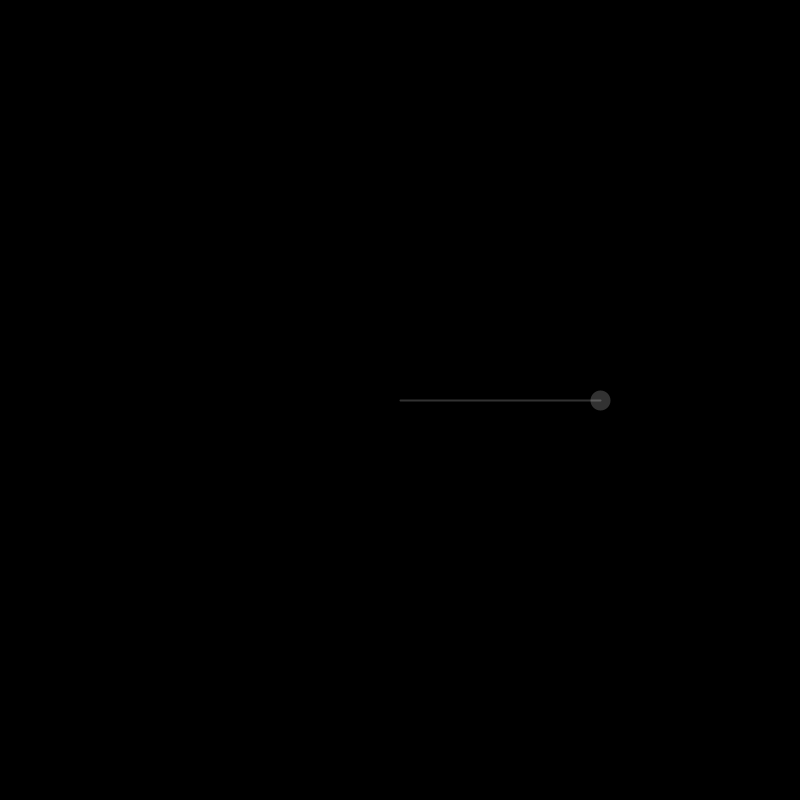
Frame 1 (no input)
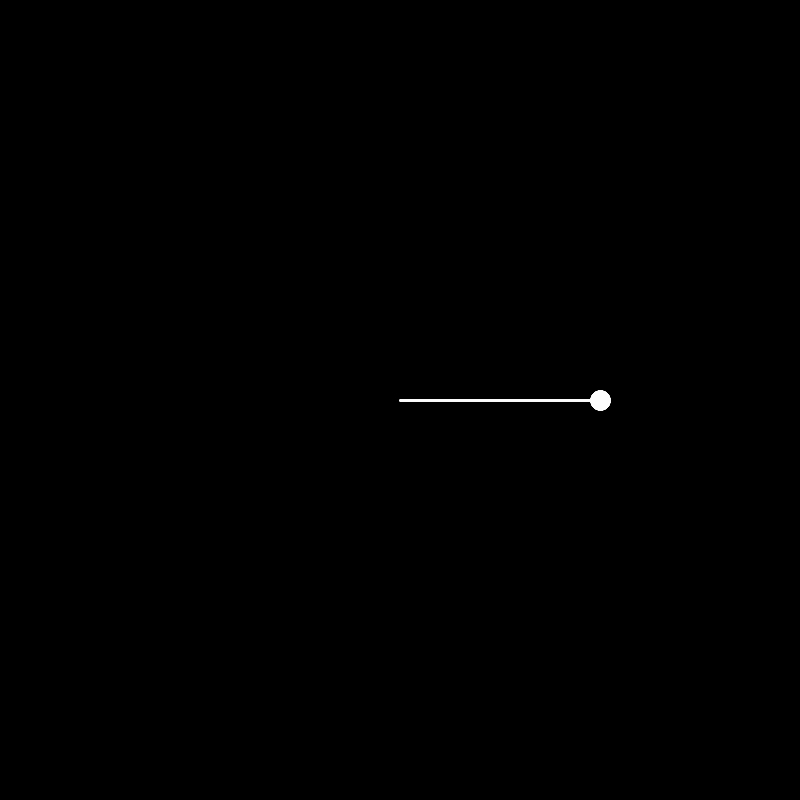
Frame 60 (the mouse pressed at the canvas centre just before this capture)
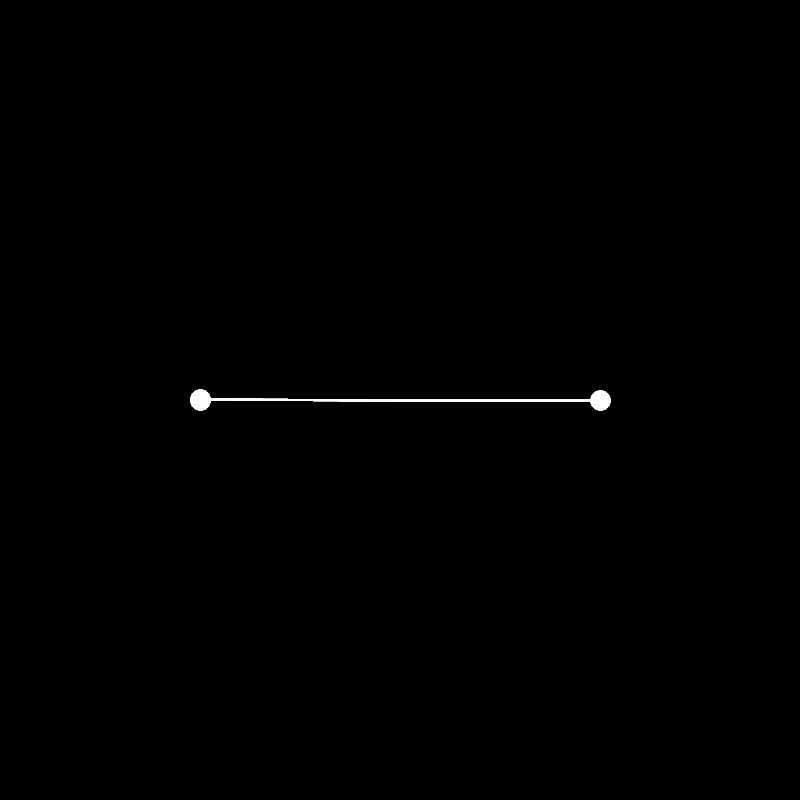
Frame 120 (the mouse held since frame 60 and released just before this capture)

The Processing sketch that drew these frames (run headless with seeded random() and noise(); from frame 60 on, the mouse is pressed at the canvas centre):

// Processing sketch: Calculus_Circle
// ── Calculus_Circle.pde
//@author: Tomas de Camino Beck
//Conjunto de pares ordenados x,y
//del conjunto x^2+y^2=r

float a=0;

void setup() {
  size(800, 800);
  background(0);
}

void draw() {
  int r=200;
  stroke(255,50);
  strokeWeight(20);
  a=map(mouseX, 0, width, 0, TWO_PI);
  //plano de referencia cambia
  pushMatrix();
  translate(width/2,height/2);
  //calcular puntos x,y donde x^2+y^2=r
  float x = cos(a)*r;
  float y = sin(a)*r;
  //dibuja punto
  point(x,y);
  strokeWeight(2);
  //dibuja linea
  line(0,0,x,y);
  popMatrix();
}
